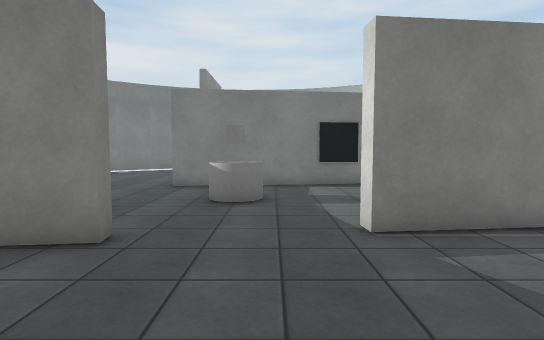
View 1 (above)

15 first-person views from a walk through a scene from a Unity 3-D project. The camera is 1.3 m above the floor, tilts 4° down and sees 80° across. The floor is counted in squares, 0.9 m on a side. Each view is taken from the middle of a square. On the plan, view 1 faces up. The plan holds only what a view shows up to about 15 squares ahead; the rest is blank. The player is left out. Door leaves are left out, so doorways stand open. Some surface patterns are stand-ins.

View 2
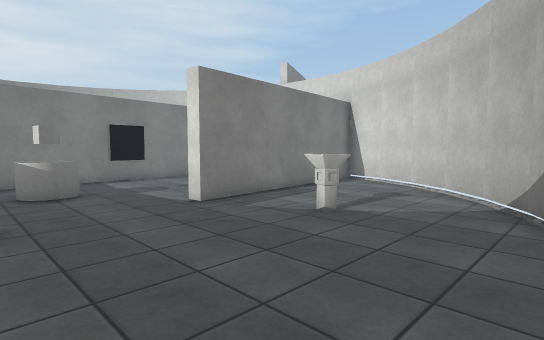

View 3
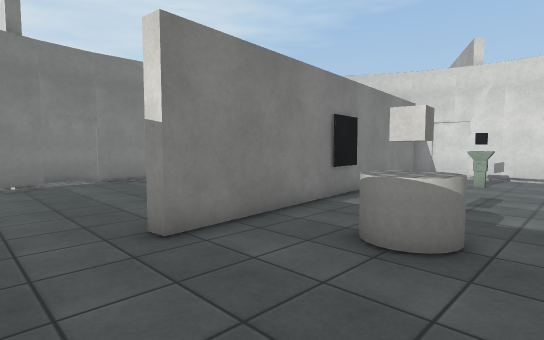

View 4
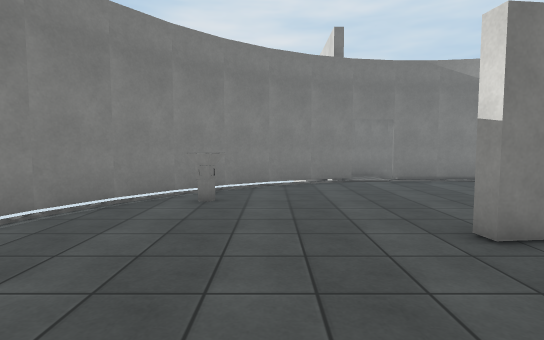

View 5
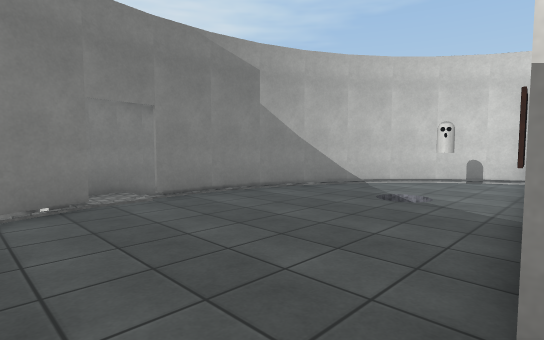

View 6
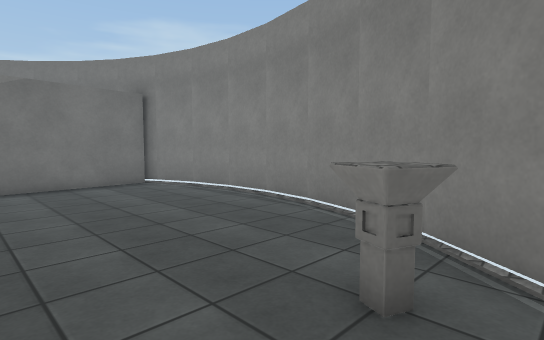

View 7
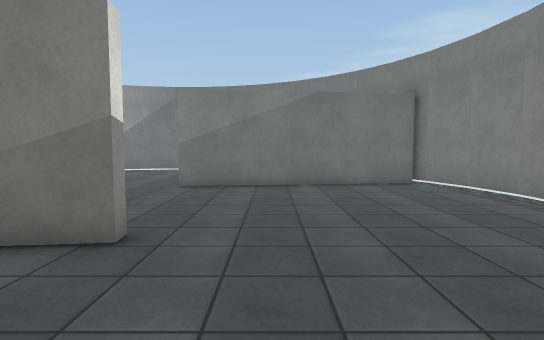

View 8
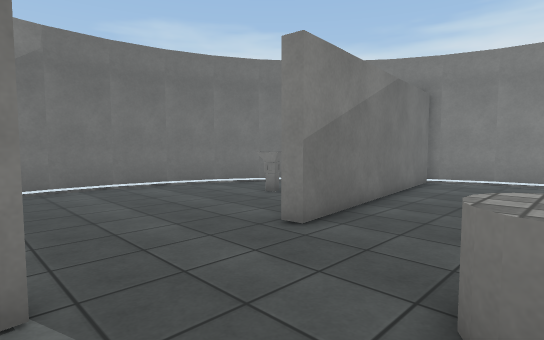

View 9
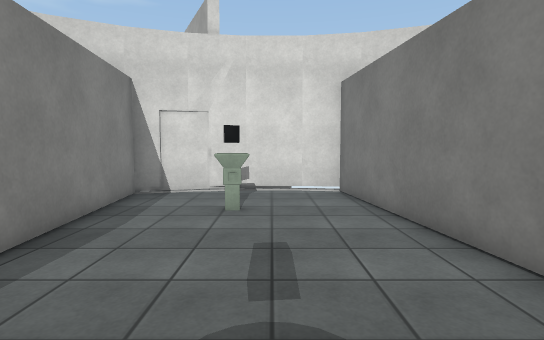

View 10
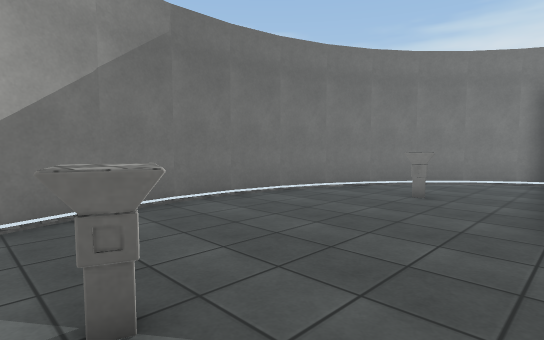

View 11
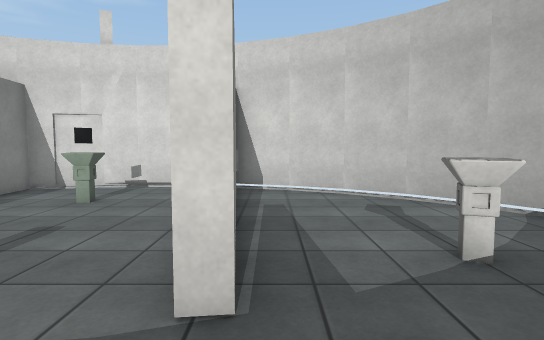

View 12
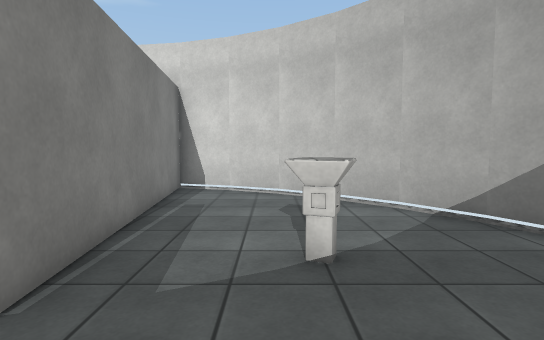

View 13
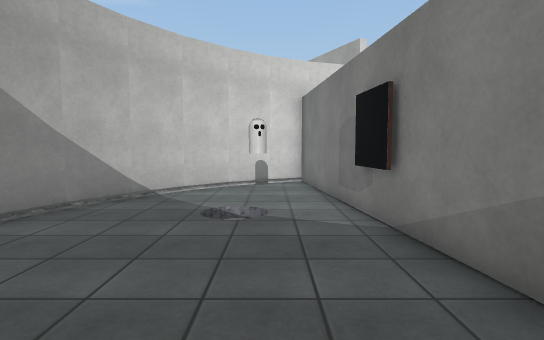

View 14
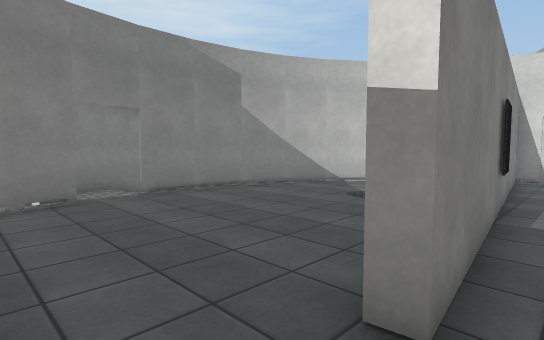

View 15
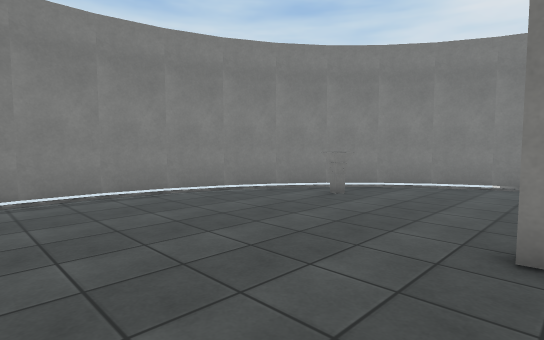

### Floor plan
Points are (right, up) in squares from view 1. A wall is a line through its corners. A room is listed if a view was taken in it or the views show most of it. See-through windows are left out.
Room 1 (views 1, 2, 3, 4, 5, 6, 7, 8, 9, 10, 11, 12, 13, 14, 15)
walls: (3.5, 6) (10.6, 6.8) (10.8, 8.1); (4.2, -1.5) (5.1, -1.1); (3.6, 19.8) (1.7, 20.5); (-2, -2.7) (0, -2.7); (5, -1.1) (6.7, 0); (0.1, 20.7) (-1.9, 20.7); (-11.9, 4.6) (-11.6, 3.9); (-5.4, 19.9) (-7.2, 19); (-8.8, 0.2) (-7.2, -1); (6.8, 17.8) (5.2, 19); (-11.5, 3.7) (-11.1, 2.9); (-12.4, 11.9) (-12.8, 9.9); (-3.9, -2.4) (-1.9, -2.7); (1.9, 20.4) (-0.1, 20.7); (-11.8, 13.7) (-12.5, 11.8); (-5.7, -1.8) (-3.8, -2.5); (-3.6, 20.5) (-5.5, 19.9); (1.6, -2.5) (3.5, -1.9); (-10.1, 1.5) (-8.7, 0.1); (-8.5, 18.1) (-10, 16.7); (6.5, -0.1) (8, 1.3); (8.1, 16.5) (6.7, 17.9); (10.3, 12.4) (10, 13.3) (-3.6, 11.8) (-3.7, 12.3) (9.8, 13.7) (9.1, 15.1); (-12.5, 6.3) (-11.9, 4.3) (-2.6, 5.4) (-2.6, 4.9) (-3.9, 4.7); (-11, 15.3) (-11.9, 13.5); (-7.3, -1) (-5.6, -1.8); (5.3, 19) (3.5, 19.9); (9, 2.7) (9.9, 4.5); (-12.8, 8.2) (-12.5, 6.2); (-0.2, -2.8) (1.8, -2.5); (-11.2, 3) (-10, 1.4); (-9.9, 16.8) (-11, 15.2); (-7, 19.2) (-8.6, 18); (7.9, 1.2) (9.1, 2.8); (9.2, 15) (8, 16.6); (-12.8, 10) (-12.8, 8); (10.8, 7.9) (10.8, 11.1); (9.9, 4.3) (10.5, 6.3) (1.7, 5.3) (1.6, 5.8); (3.7, 20.3) (2.2, 20.8) (0.5, 21); (4.4, 20) (3.6, 20.3)
low walls: (0.1, 21) (-1.7, 20.9); (0.6, 21) (-0.1, 21)
ways out: open door at (-3, 13.5); open door at (-3, 21)
objects: other object (-9, 15) to (-9, 16); other object (-6, 1) to (-5, 2); other object (-1, 9); other object (3, 2) to (3, 3); other object (3, 12); other object (5, 15); other object (7, 10) to (8, 10)

Positions as (right, up) in squares from view 1, and headings:
1: (0, 0), facing up
2: (-3, -2), facing up-right
3: (-6, 7), facing up-right
4: (-7, 7), facing up
5: (-6, 12), facing up-right
6: (-6, 17), facing down-left
7: (-6, 17), facing down
8: (2, 9), facing down-left
9: (0, 9), facing right
10: (4, 5), facing down-left
11: (-1, 5), facing right
12: (-1, 3), facing right
13: (-4, 15), facing right
14: (-6, 11), facing up-right
15: (-3, 7), facing up-left
